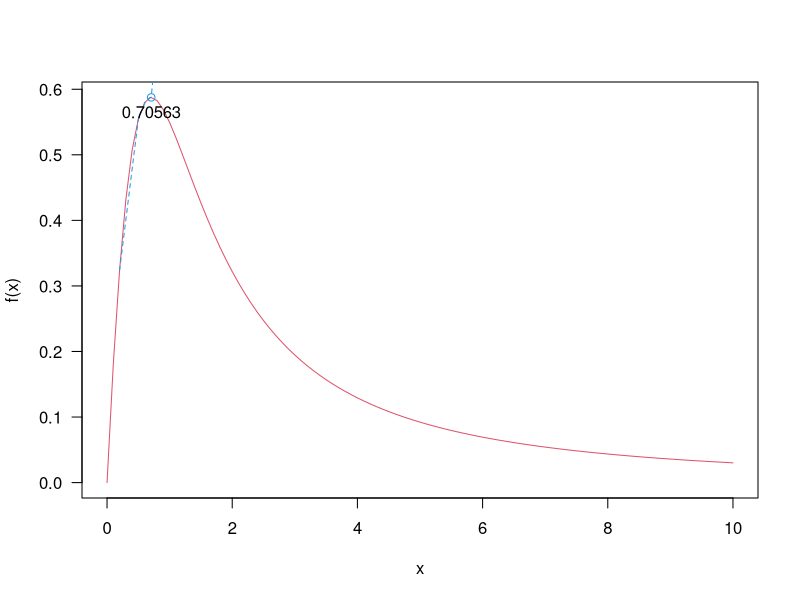

The R source for this figure:
# The second derivative f2 of f
fexp <- expression(log(1+2*x) / (1+x^2) )
f1exp <- D(fexp,"x")


f <- function(x){
  eval(fexp)
}
f1 <- function(x){
  eval(f1exp)
}

# Initial values
x1 <- 0.2
x <- 0.5
itr <- 40
##h <- c(1:itr)
netraj <- c(1:itr)
neftraj <- c(1:itr)
netraj[1] <- x1
netraj[2] <- x
neftraj[1] <- f(x1)
neftraj[2] <- f(x)
# Newton’s method
for(i in 3:itr){
  ## The relative convergence criterion threshold delta
  delta <- (netraj[i-1]-netraj[i-2])/netraj[i-2]
  if (delta>0.01){
    x <- x - (f1(netraj[i-1])*(netraj[i-1]-netraj[i-2]))/(f1(netraj[i-1])-f1(netraj[i-2]))
    netraj[i] <- x
    neftraj[i] <- f(x)
  }
  else {break}
  
}
f(x)
## Plotting
curve(f,from=0,to=10,las=1,col=2)
lines(netraj,neftraj,col=4,lty=2)
points(x,f(x),col=4)
text(x,f(x),round(x,5),pos=1)